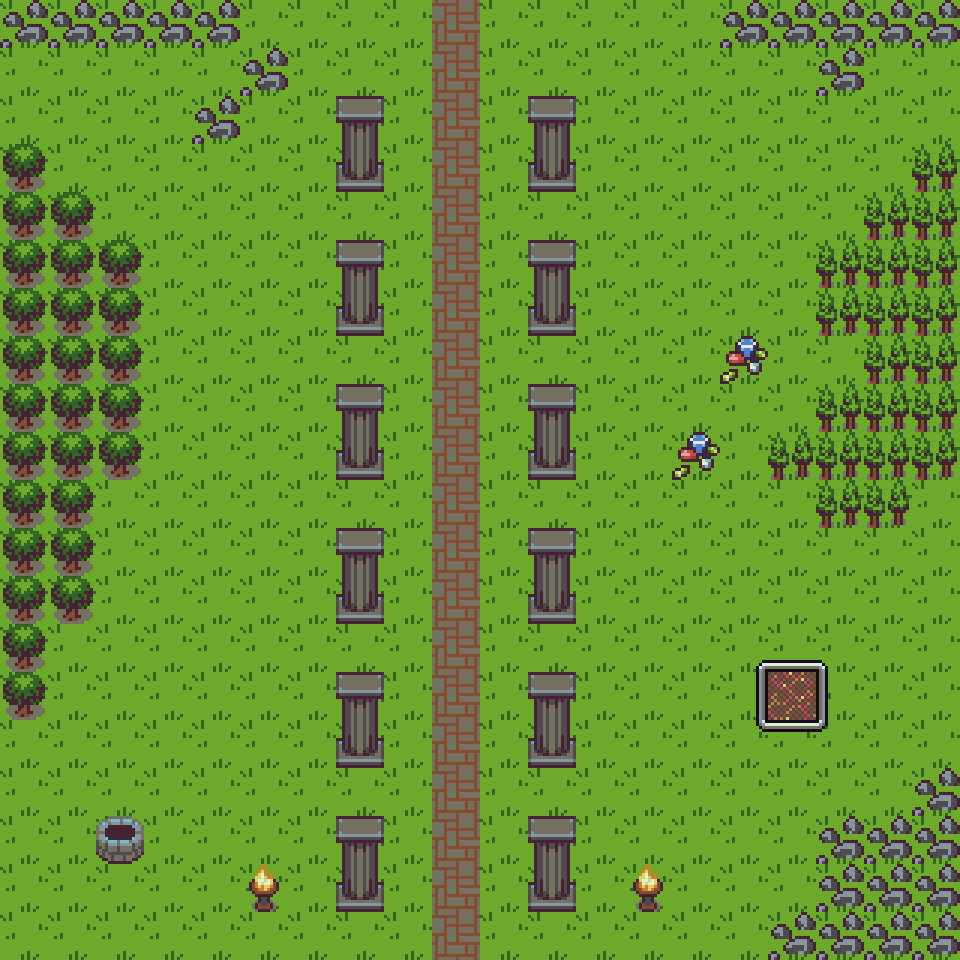

This game map was drawn from its Tiled (.tmx) file and the tilesets committed beside it. A one-line description and the trimmed map source follow:
An orthogonal 20x20 tile map with 48x48 px tiles, 2 tile layers (Ground, Decoration) and 88 objects (26x Tree1, 24x Stone, 20x Tree2, 12x Column, 2x powerup, ...).

<map version="1.0" orientation="orthogonal" renderorder="right-down" width="20" height="20" tilewidth="48" tileheight="48" nextobjectid="2924">
 <tileset firstgid="1" name="tiny48" tilewidth="48" tileheight="48" tilecount="120" columns="8">
  <image source="tiny48.png" width="384" height="720" />
 </tileset>
 <layer name="Ground" width="20" height="20">
  <data>[400 cells, 400 non-empty, 3 distinct tile ids]</data>
 </layer>
 <layer name="Decoration" width="20" height="20">
  <data>[400 cells, 108 non-empty, 17 distinct tile ids]</data>
 </layer>
 <objectgroup name="Collision">
  <!-- 88 objects omitted --></objectgroup>
</map>
<!-- 88 of 88 objects omitted -->
